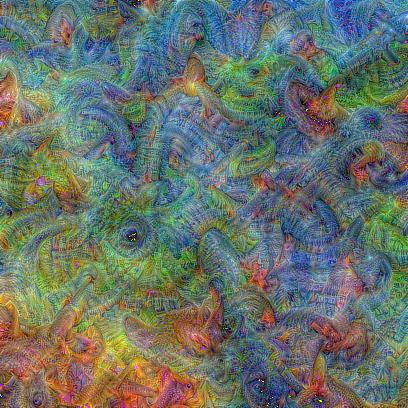
#> input picture images/layer_26_filter_200.jpg, 408 x 408 px, found by its file name
$ python test.py
#> lines starting #> are read from the running program, lines starting #| are printed output that depends on the picture
#!/usr/bin/env python3
# -*- coding: utf-8 -*-

"""
Created on Apr 11 14:59:20 2022

@author: Nacriema

Refs:

"""
import cv2


img = cv2.imread("./result_images/layer_26_filter_200.jpg")
#> img is the input picture: shape (408, 408, 3); mean B, G, R 105.6, 114.6, 103.9
# cv2.imshow("Test", img)
# cv2.waitKey(0)
# cv2.destroyAllWindows()


def test_rotate(img, angle):
#> called with angle = 45
    (h, w) = img.shape[:2]
#> h = 408; w = 408
    (cX, cY) = (w//2, h//2)
#> cX = 204; cY = 204

    M = cv2.getRotationMatrix2D((cX, cY), angle, 1.5)
    rotated = cv2.warpAffine(img, M, (w, h))
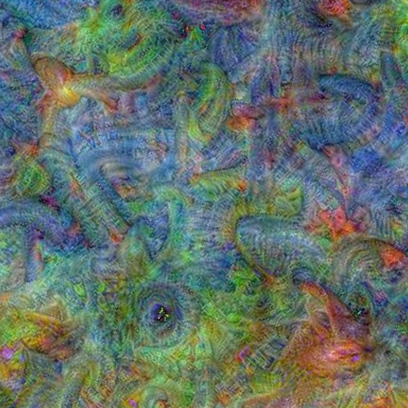
#> rotated: shape (408, 408, 3); mean B, G, R 105.6, 113, 97.4
    cv2.imshow("Rot", rotated)
    cv2.waitKey(0)
    cv2.destroyAllWindows()


test_rotate(img, 45)

$ run again, with images/layer_0_filter_63.jpg copied over images/layer_26_filter_200.jpg
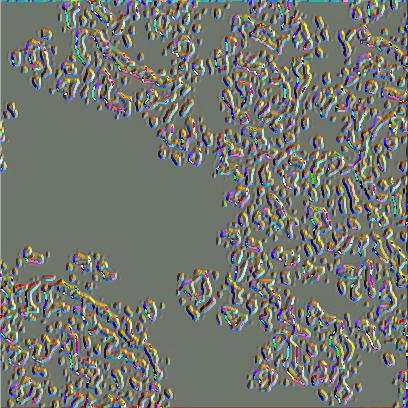
#> input picture images/layer_0_filter_63.jpg, 408 x 408 px, found by its file name
#> img is the input picture: shape (408, 408, 3); mean B, G, R 111.5, 118.1, 116.1
#> in test_rotate, `rotated = cv2.warpAffine(img, M, (w, h))`:
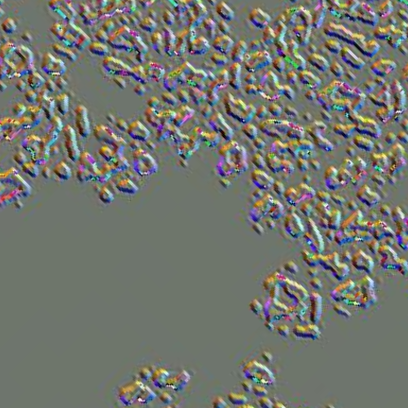
#> rotated: shape (408, 408, 3); mean B, G, R 110.8, 117.9, 115.2

$ run again, with images/layer_12_filter_105.jpg copied over images/layer_26_filter_200.jpg
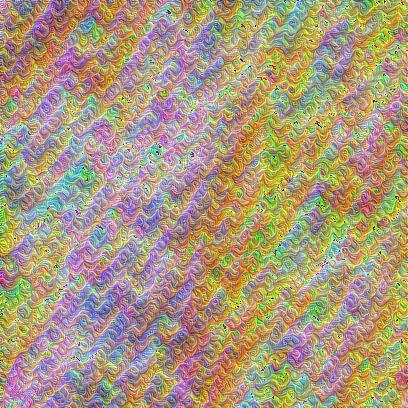
#> input picture images/layer_12_filter_105.jpg, 408 x 408 px, found by its file name
#> img is the input picture: shape (408, 408, 3); mean B, G, R 126.3, 153.2, 170.8
#> in test_rotate, `rotated = cv2.warpAffine(img, M, (w, h))`:
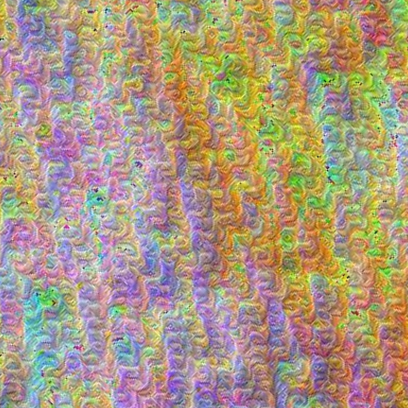
#> rotated: shape (408, 408, 3); mean B, G, R 128.7, 153, 171.6

$ run again, with images/layer_12_filter_181.jpg copied over images/layer_26_filter_200.jpg
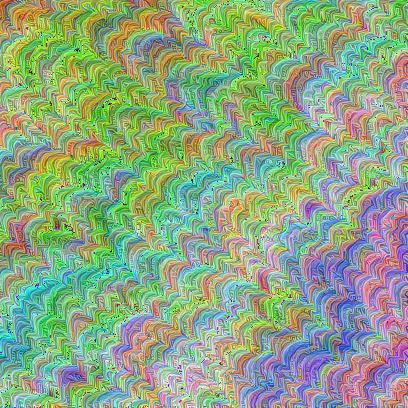
#> input picture images/layer_12_filter_181.jpg, 408 x 408 px, found by its file name
#> img is the input picture: shape (408, 408, 3); mean B, G, R 132.3, 167.2, 141.9
#> in test_rotate, `rotated = cv2.warpAffine(img, M, (w, h))`:
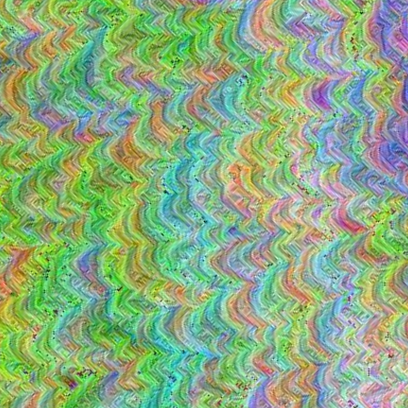
#> rotated: shape (408, 408, 3); mean B, G, R 128.4, 173, 139.9
